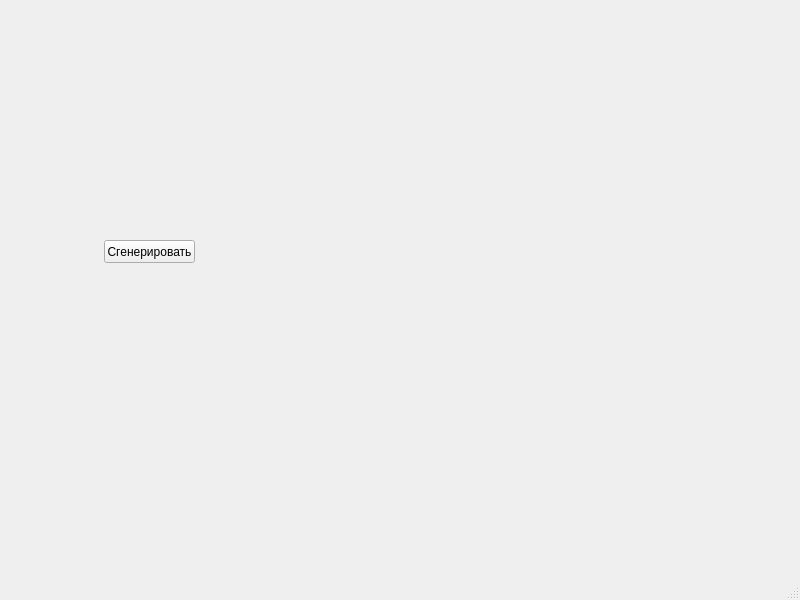
<?xml version="1.0" encoding="UTF-8"?>
<ui version="4.0">
 <class>MainWindow</class>
 <widget class="QMainWindow" name="MainWindow">
  <property name="geometry">
   <rect>
    <x>0</x>
    <y>0</y>
    <width>800</width>
    <height>600</height>
   </rect>
  </property>
  <property name="windowTitle">
   <string>MainWindow</string>
  </property>
  <widget class="QWidget" name="centralwidget">
   <widget class="QPushButton" name="generate_btn">
    <property name="geometry">
     <rect>
      <x>104</x>
      <y>240</y>
      <width>91</width>
      <height>23</height>
     </rect>
    </property>
    <property name="text">
     <string>Сгенерировать</string>
    </property>
   </widget>
   <widget class="QLabel" name="ellipse_label">
    <property name="geometry">
     <rect>
      <x>340</x>
      <y>50</y>
      <width>47</width>
      <height>13</height>
     </rect>
    </property>
    <property name="text">
     <string/>
    </property>
   </widget>
  </widget>
  <widget class="QMenuBar" name="menubar">
   <property name="geometry">
    <rect>
     <x>0</x>
     <y>0</y>
     <width>800</width>
     <height>21</height>
    </rect>
   </property>
  </widget>
  <widget class="QStatusBar" name="statusbar"/>
 </widget>
 <resources/>
 <connections/>
</ui>
